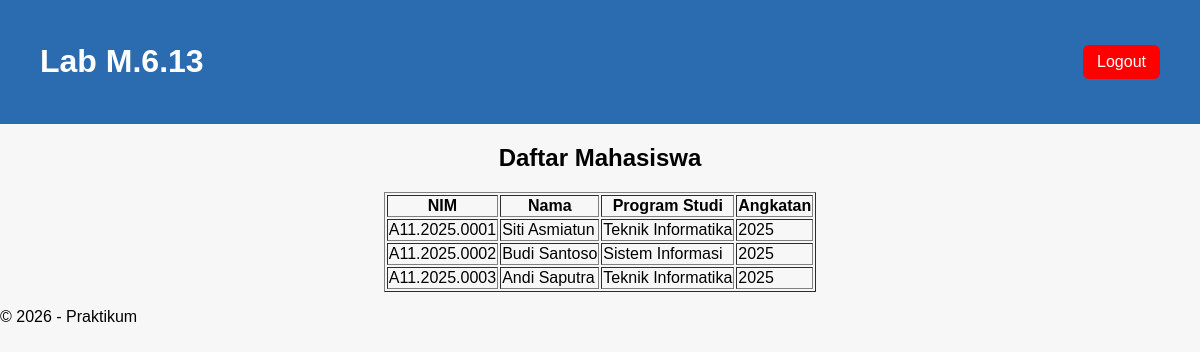
Screenshot of /mahasiswa/daftar/ (signed in) with the database file from the repository.
### mahasiswa/models.py (models this page shows, shortened)
class Mahasiswa(models.Model):
    nim = models.CharField(max_length=15, unique=True)
    nama = models.CharField(max_length=100)
    programstudi = models.CharField(max_length=50)
    angkatan = models.IntegerField(default=2025)

### mahasiswa/views.py (the view)
# urls.py: path('daftar/', views.daftar_mahasiswa, name='daftar_mahasiswa'),
@login_required(login_url='/accounts/login/')
def daftar_mahasiswa(request):
    mahasiswas = Mahasiswa.objects.all()
    return render(request, 'mahasiswa/daftar.html', {'mahasiswas': mahasiswas})

### mahasiswa/templates/mahasiswa/daftar.html
{% extends 'mahasiswa/base.html' %}
{% load static %}
{% block content %}
<h2 align="center">Daftar Mahasiswa</h2>
<center>
<table border="1">
  <tr>
    <th>NIM</th>
    <th>Nama</th>
    <th>Program Studi</th>
    <th>Angkatan</th>
  </tr>
  {% for mhs in mahasiswas %}
  <tr>
    <td>{{ mhs.nim }}</td>
    <td>{{ mhs.nama }}</td>
    <td>{{ mhs.programstudi }}</td>
    <td>{{ mhs.angkatan }}</td>
  </tr>
  {% empty %}
  <tr>
    <td colspan="3">Belum ada data.</td>
  </tr>
  {% endfor %}
</table>
</center>
{% endblock %}

### mahasiswa/templates/mahasiswa/base.html (shortened to what this page needs)
{% load static %}
<!doctype html>
<html lang="id">
  <head>
    <link rel="stylesheet" href="{% static 'mahasiswa/css/style.css' %}" />
  </head>
  <body>
    <header>
      <div class="topbar">
        <h1>Lab M.6.13</h1>
        <a href="/accounts/logout/" class="logout-btn">
          Logout
        </a>
      </div>
    </header>
    <main>
      {% block content %}
      {% endblock %}
    </main>
    <footer>
      <p>&copy; 2026 - Praktikum</p>
    </footer>
  </body>
</html>

### mahasiswa/static/mahasiswa/css/style.css (style rules this page uses)
body { font-family: Arial, sans-serif; margin: 0; padding: 0; background: #f7f7f7; }
header { background: #2b6cb0; color: white; padding: 12px 20px; }

### mahasiswa/templates/mahasiswa/base.html (style rules this page uses)
.topbar { display: flex; justify-content: space-between; align-items: center; padding: 10px 20px; }
.logout-btn { background-color: red; color: white; padding: 8px 14px; text-decoration: none; border-radius: 6px; }

### rows the page displays
Mahasiswa: nim "A11.2025.0001", nama "Siti Asmiatun", programstudi "Teknik Informatika", angkatan "2025"
Mahasiswa: nim "A11.2025.0002", nama "Budi Santoso", programstudi "Sistem Informasi", angkatan "2025"
Mahasiswa: nim "A11.2025.0003", nama "Andi Saputra", programstudi "Teknik Informatika", angkatan "2025"
